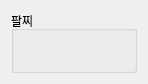
<?xml version="1.0" encoding="UTF-8"?>
<ui version="4.0">
 <class>BraceletWidget</class>
 <widget class="QWidget" name="BraceletWidget">
  <property name="geometry">
   <rect>
    <x>0</x>
    <y>0</y>
    <width>148</width>
    <height>84</height>
   </rect>
  </property>
  <property name="maximumSize">
   <size>
    <width>300</width>
    <height>16777215</height>
   </size>
  </property>
  <property name="windowTitle">
   <string>Form</string>
  </property>
  <layout class="QHBoxLayout" name="hLayoutBracelet">
   <item>
    <widget class="QGroupBox" name="groupBracelet">
     <property name="title">
      <string>팔찌</string>
     </property>
     <layout class="QHBoxLayout" name="hLayoutGroupBracelet">
      <item>
       <layout class="QVBoxLayout" name="vLayoutIcon"/>
      </item>
      <item>
       <layout class="QVBoxLayout" name="vLayoutInfo"/>
      </item>
     </layout>
    </widget>
   </item>
  </layout>
 </widget>
 <resources/>
 <connections/>
</ui>
